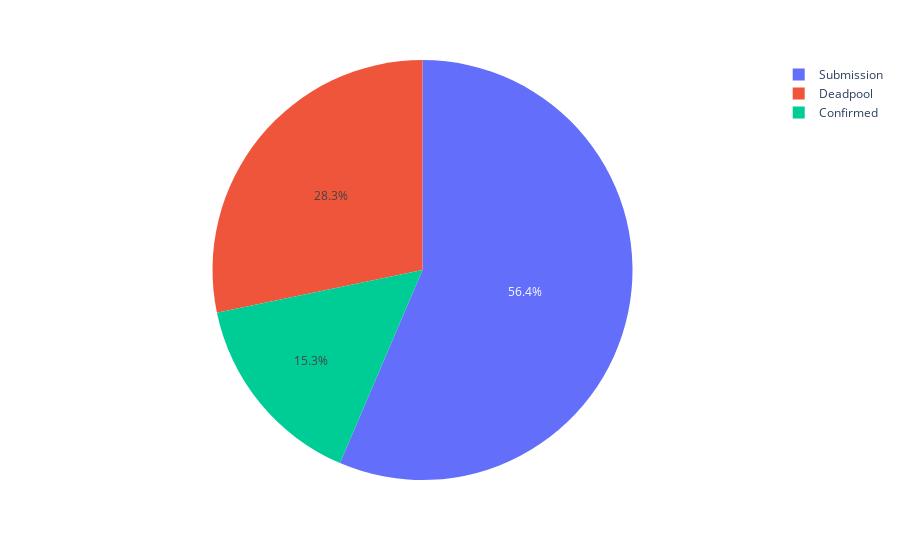

Notebook source saved alongside this figure:
### Code cell
px.pie(memes, names="status")

### Figure 1 — Plotly figure (JSON) as saved in the notebook; plotly's stock layout.template omitted (floating-point values rounded to 4 significant figures; data arrays with more than 128 entries replaced by an {"elided": "..."} marker saying what was removed)
{"data": [{"domain": {"x": [0, 1], "y": [0, 1]}, "hovertemplate": "status=%{label}<extra></extra>", "labels": {"elided": "21453 str values"}, "legendgroup": "", "name": "", "showlegend": true, "type": "pie"}], "layout": {"legend": {"tracegroupgap": 0}, "margin": {"t": 60}}}
